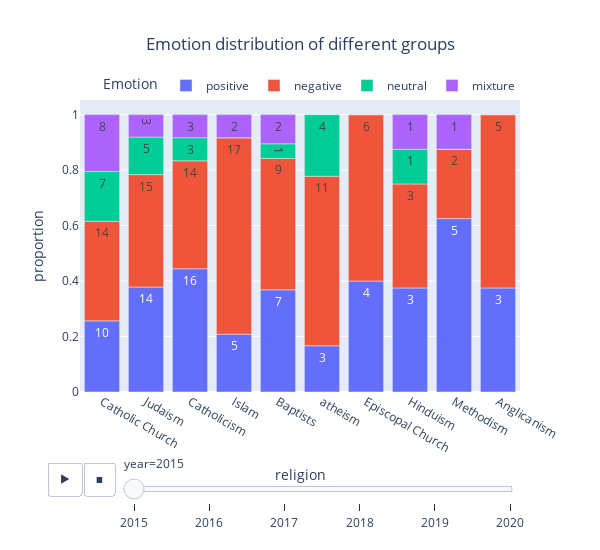

Here is the notebook cell this chart was saved with:
### Code cell
#plot the emotion distribution based on feature['date_of_birth', 'nationality', 'gender', 'ethnic_group', 'occupation', 'religion']
feature= 'religion'
emotion_distribution_analysis(feature)

# Image('Emotion distribution of different groups.png')

### Figure 1 — Plotly figure (JSON) as saved in the notebook; plotly's stock layout.template omitted (floating-point values rounded to 4 significant figures)
{"data": [{"alignmentgroup": "True", "hovertemplate": "emotion=positive<br>year=2015<br>religion=%{x}<br>proportion=%{y}<br>count=%{text}<extra></extra>", "legendgroup": "positive", "marker": {"color": "#636efa", "pattern": {"shape": ""}}, "name": "positive", "offsetgroup": "positive", "orientation": "v", "showlegend": true, "text": [10, 14, 16, 5, 7, 3, 4, 3, 5, 3], "textposition": "auto", "type": "bar", "x": ["Catholic Church", "Judaism", "Catholicism", "Islam", "Baptists", "atheism", "Episcopal Church", "Hinduism", "Methodism", "Anglicanism"], "xaxis": "x", "y": [0.2564, 0.3784, 0.4444, 0.2083, 0.3684, 0.1667, 0.4, 0.375, 0.625, 0.375], "yaxis": "y"}, {"alignmentgroup": "True", "hovertemplate": "emotion=negative<br>year=2015<br>religion=%{x}<br>proportion=%{y}<br>count=%{text}<extra></extra>", "legendgroup": "negative", "marker": {"color": "#EF553B", "pattern": {"shape": ""}}, "name": "negative", "offsetgroup": "negative", "orientation": "v", "showlegend": true, "text": [14, 15, 14, 17, 9, 11, 6, 3, 2, 5], "textposition": "auto", "type": "bar", "x": ["Catholic Church", "Judaism", "Catholicism", "Islam", "Baptists", "atheism", "Episcopal Church", "Hinduism", "Methodism", "Anglicanism"], "xaxis": "x", "y": [0.359, 0.4054, 0.3889, 0.7083, 0.4737, 0.6111, 0.6, 0.375, 0.25, 0.625], "yaxis": "y"}, {"alignmentgroup": "True", "hovertemplate": "emotion=neutral<br>year=2015<br>religion=%{x}<br>proportion=%{y}<br>count=%{text}<extra></extra>", "legendgroup": "neutral", "marker": {"color": "#00cc96", "pattern": {"shape": ""}}, "name": "neutral", "offsetgroup": "neutral", "orientation": "v", "showlegend": true, "text": [7, 5, 3, 0, 1, 4, 0, 1, 0, 0], "textposition": "auto", "type": "bar", "x": ["Catholic Church", "Judaism", "Catholicism", "Islam", "Baptists", "atheism", "Episcopal Church", "Hinduism", "Methodism", "Anglicanism"], "xaxis": "x", "y": [0.1795, 0.1351, 0.08333, 0, 0.05263, 0.2222, 0, 0.125, 0, 0], "yaxis": "y"}, {"alignmentgroup": "True", "hovertemplate": "emotion=mixture<br>year=2015<br>religion=%{x}<br>proportion=%{y}<br>count=%{text}<extra></extra>", "legendgroup": "mixture", "marker": {"color": "#ab63fa", "pattern": {"shape": ""}}, "name": "mixture", "offsetgroup": "mixture", "orientation": "v", "showlegend": true, "text": [8, 3, 3, 2, 2, 0, 0, 1, 1, 0], "textposition": "auto", "type": "bar", "x": ["Catholic Church", "Judaism", "Catholicism", "Islam", "Baptists", "atheism", "Episcopal Church", "Hinduism", "Methodism", "Anglicanism"], "xaxis": "x", "y": [0.2051, 0.08108, 0.08333, 0.08333, 0.1053, 0, 0, 0.125, 0.125, 0], "yaxis": "y"}], "layout": {"barmode": "relative", "height": 550, "legend": {"orientation": "h", "title": {"text": "  Emotion"}, "tracegroupgap": 0, "x": 1, "xanchor": "right", "y": 1, "yanchor": "bottom"}, "sliders": [{"active": 0, "currentvalue": {"prefix": "year="}, "len": 0.9, "pad": {"b": 10, "t": 60}, "steps": [{"args": [["2015"], {"frame": {"duration": 0, "redraw": true}, "fromcurrent": true, "mode": "immediate", "transition": {"duration": 0, "easing": "linear"}}], "label": "2015", "method": "animate"}, {"args": [["2016"], {"frame": {"duration": 0, "redraw": true}, "fromcurrent": true, "mode": "immediate", "transition": {"duration": 0, "easing": "linear"}}], "label": "2016", "method": "animate"}, {"args": [["2017"], {"frame": {"duration": 0, "redraw": true}, "fromcurrent": true, "mode": "immediate", "transition": {"duration": 0, "easing": "linear"}}], "label": "2017", "method": "animate"}, {"args": [["2018"], {"frame": {"duration": 0, "redraw": true}, "fromcurrent": true, "mode": "immediate", "transition": {"duration": 0, "easing": "linear"}}], "label": "2018", "method": "animate"}, {"args": [["2019"], {"frame": {"duration": 0, "redraw": true}, "fromcurrent": true, "mode": "immediate", "transition": {"duration": 0, "easing": "linear"}}], "label": "2019", "method": "animate"}, {"args": [["2020"], {"frame": {"duration": 0, "redraw": true}, "fromcurrent": true, "mode": "immediate", "transition": {"duration": 0, "easing": "linear"}}], "label": "2020", "method": "animate"}], "x": 0.1, "xanchor": "left", "y": 0, "yanchor": "top"}], "title": {"text": "Emotion distribution of different groups", "x": 0.5}, "updatemenus": [{"buttons": [{"args": [null, {"frame": {"duration": 500, "redraw": true}, "fromcurrent": true, "mode": "immediate", "transition": {"duration": 500, "easing": "linear"}}], "label": "&#9654;", "method": "animate"}, {"args": [[null], {"frame": {"duration": 0, "redraw": true}, "fromcurrent": true, "mode": "immediate", "transition": {"duration": 0, "easing": "linear"}}], "label": "&#9724;", "method": "animate"}], "direction": "left", "pad": {"r": 10, "t": 70}, "showactive": false, "type": "buttons", "x": 0.1, "xanchor": "right", "y": 0, "yanchor": "top"}], "width": 600, "xaxis": {"anchor": "y", "domain": [0, 1], "title": {"text": "religion"}}, "yaxis": {"anchor": "x", "domain": [0, 1], "title": {"text": "proportion"}}}}
